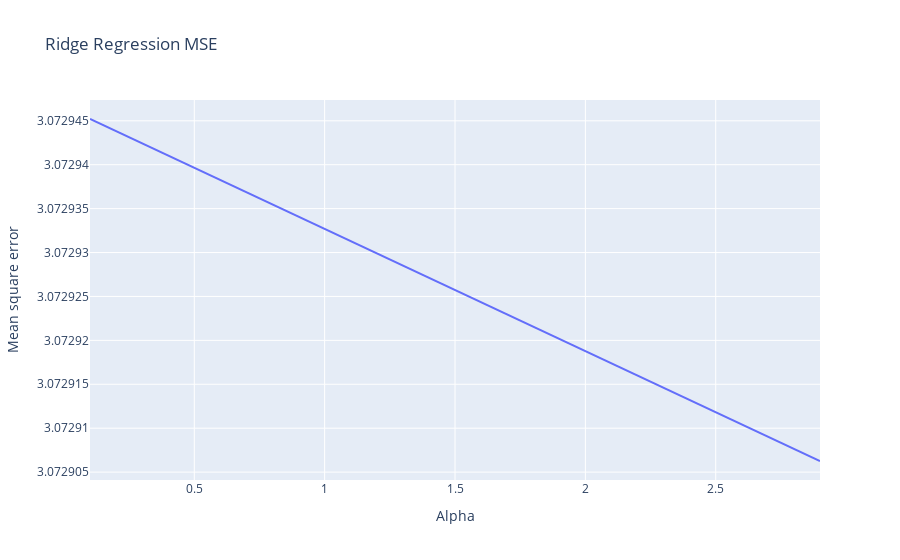

The notebook cell this image was saved under:
### Markdown cell above
**(0.5 балла) Обязательное задание 5:** Сделайте то же самое для L2-регуляризации:

### Code cell
lambdas = np.arange(0.1, 3.0, 0.2)
# Выведем доступные lambda
print("Все лямбды:")
print(lambdas)

# Лямбды и их ошибки на обучающей выборке
lambda_errors = []

# Проходим по всем лямбдам и записываем ошибки на обучающей выборке
for val in lambdas:
    reg = Ridge(alpha=val).fit(X, y)
    mean_squared_error_val = -np.mean(cross_val_score(reg, X, y, cv=5, scoring='neg_mean_squared_error'))
    # Сохраняем ошибку на обучающей выборке
    lambda_errors.append((val, mean_squared_error_val))
    print(((val, mean_squared_error_val)))
    

min_val, min_train_error = min(lambda_errors, key=lambda x: x[1])

# Вычислим ошибку на кросс-валидации
# Лучшая модель
best_reg = Ridge(alpha=min_val)
cv_error = -np.mean(cross_val_score(best_reg, X, y, cv=5, scoring='neg_mean_squared_error'))

print("\nОптимальная lambda:")
print("Lambda={:.2f}, результат={:.2f}".format(min_val, cv_error))

fig = go.Figure()

fig.add_trace(go.Scatter(x=lambdas, y=np.array(lambda_errors)[:,1],
                    mode='lines',
                    name='Test'))

fig.update_layout(
    title_text = 'Ridge Regression MSE', # title of plot
    yaxis_title_text = 'Mean square error',
    xaxis_title_text = 'Alpha' # xaxis label
        )

fig.show()

### Figure 1 — Plotly figure (JSON) as saved in the notebook; plotly's stock layout.template omitted (floating-point values rounded to 4 significant figures)
{"data": [{"mode": "lines", "name": "Test", "type": "scatter", "x": [0.1, 0.3, 0.5, 0.7, 0.9, 1.1, 1.3, 1.5, 1.7, 1.9, 2.1, 2.3, 2.5, 2.7, 2.9], "y": [3.073, 3.073, 3.073, 3.073, 3.073, 3.073, 3.073, 3.073, 3.073, 3.073, 3.073, 3.073, 3.073, 3.073, 3.073]}], "layout": {"autosize": true, "title": {"text": "Ridge Regression MSE"}, "xaxis": {"autorange": true, "range": [0.1, 2.9], "title": {"text": "Alpha"}, "type": "linear"}, "yaxis": {"autorange": true, "range": [3.073, 3.073], "title": {"text": "Mean square error"}, "type": "linear"}}}
